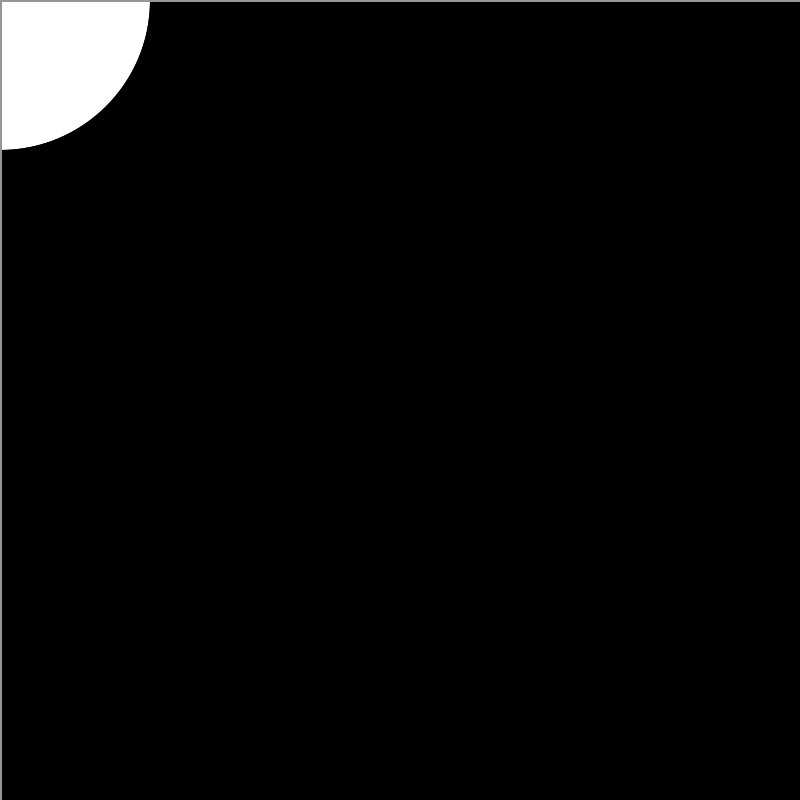
Frame 1 (no input)
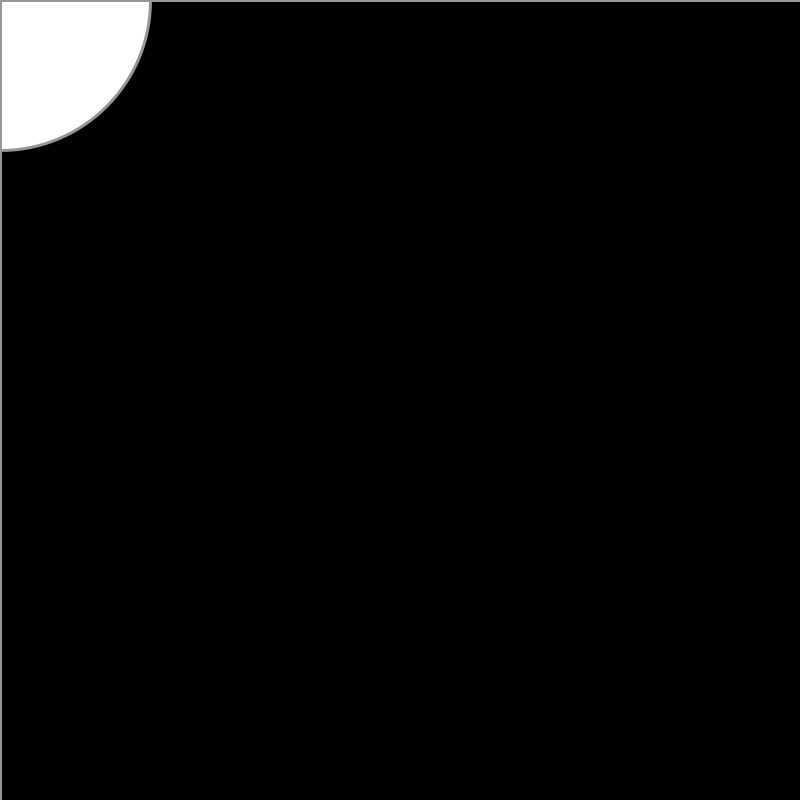
Frame 60 (the mouse pressed at the canvas centre just before this capture)
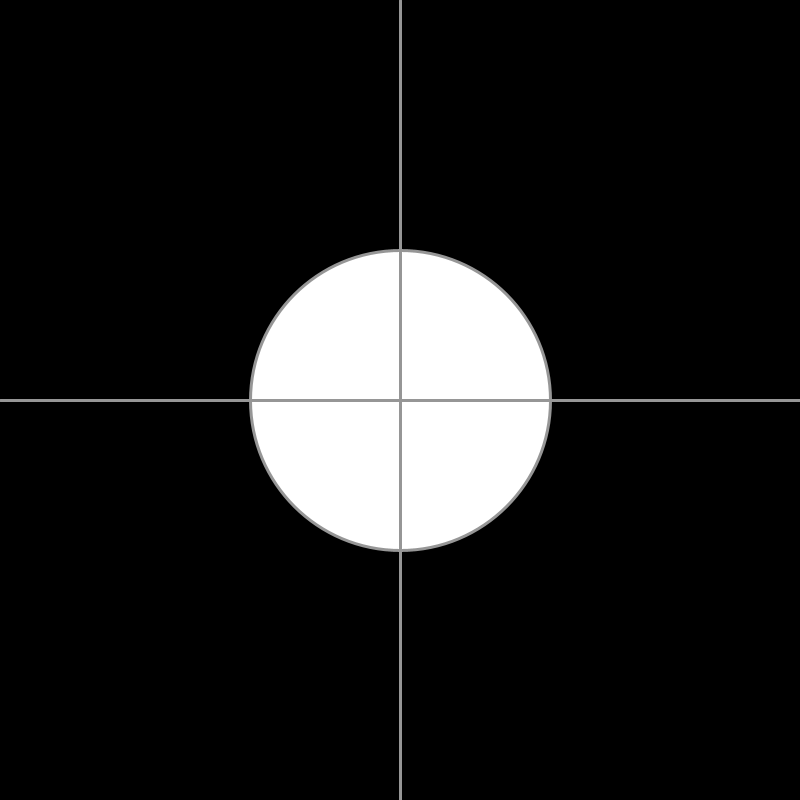
Frame 120 (the mouse held since frame 60 and released just before this capture)

The Processing sketch that drew these frames (run headless with seeded random() and noise(); from frame 60 on, the mouse is pressed at the canvas centre):

// Processing sketch: Practice_2_2
// ── Practice_2_2.pde
void setup(){
  size(800,800);
}

void draw(){
  background(0);
  int x=mouseX;
  int y=mouseY;
  
  ellipse(x,y,300,300);
  stroke(150);
  strokeWeight(3);
  line(0,y,width,y);
  line(x,0,x,height);
}
